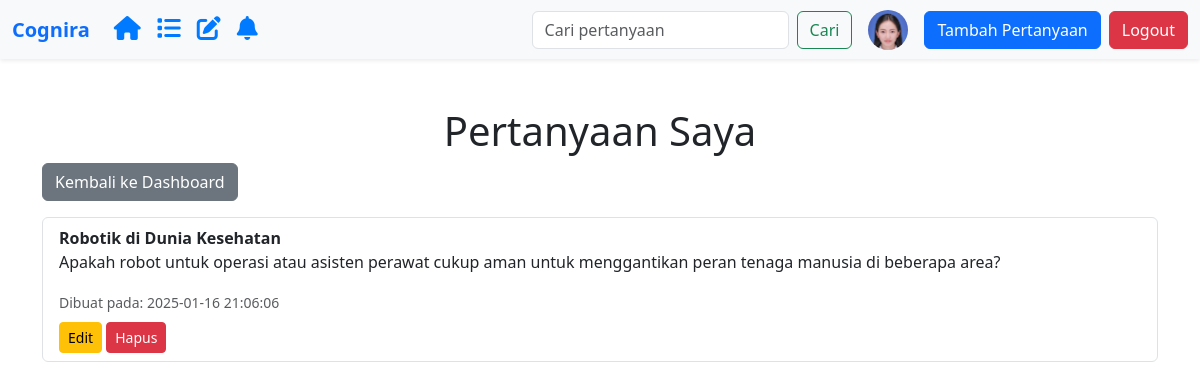
Page /user/my-questions.php (signed in) on the committed database.
### tables this page shows
CREATE TABLE `pengguna_cognira` (
  `pengguna_id` varchar(11) NOT NULL,
  `nama_pengguna` varchar(50) NOT NULL,
  `email` varchar(100) NOT NULL,
  `kata_sandi` varchar(255) NOT NULL,
  `foto` varchar(50) DEFAULT NULL,
  `created_at` datetime NOT NULL,
  `statusblock` tinyint(1) NOT NULL DEFAULT 0,
  `blokir_hingga` datetime DEFAULT NULL
);

CREATE TABLE `questions` (
  `question_id` int(11) NOT NULL,
  `pengguna_id` varchar(11) NOT NULL,
  `title` varchar(150) NOT NULL,
  `content` text NOT NULL,
  `question_created_at` datetime NOT NULL
);

### user/my-questions.php (the view, shortened to what this page needs)
<?php
require_once "../config.php";
require_once "../template/navbar-user.php";
$pengguna_id = $_SESSION["ssLogin"];
$query = "SELECT question_id, title, content, question_created_at FROM questions WHERE pengguna_id = '$pengguna_id'";
$result = $koneksi->query($query);
?>
<!DOCTYPE html>
<html lang="en">
<head>
    <link href="https://cdn.jsdelivr.net/npm/bootstrap@5.3.0/dist/css/bootstrap.min.css" rel="stylesheet">
</head>
<body>
    <div class="container mt-5">
        <h1 class="text-center">Pertanyaan Saya</h1>
        <a href="dashboard-user.php" class="btn btn-secondary mb-3">Kembali ke Dashboard</a>
        <?php if ($result->num_rows > 0): ?>
            <ul class="list-group">
                <?php while ($row = $result->fetch_assoc()): ?>
                    <li class="list-group-item">
                        <strong><?php echo htmlspecialchars($row['title']); ?></strong>
                        <p><?php echo nl2br(htmlspecialchars($row['content'])); ?></p>
                        <small class="text-muted">Dibuat pada: <?php echo $row['question_created_at']; ?></small>
                        <div class="mt-2">
                            <button class="btn btn-warning btn-sm" data-bs-toggle="modal" data-bs-target="#editQuestionModal"
                                data-question-id="<?php echo $row['question_id']; ?>"
                                data-question-title="<?php echo htmlspecialchars($row['title']); ?>"
                                data-question-content="<?php echo htmlspecialchars($row['content']); ?>">
                                Edit
                            </button>
                            <a href="../actions/delete-question.php?id=<?php echo $row['question_id']; ?>"
                               onclick="return confirm('Yakin untuk menghapus pertanyaan ini?');"
                               class="btn btn-danger btn-sm">Hapus</a>
                        </div>
                    </li>
                <?php endwhile; ?>
            </ul>
        <?php else: ?>
            <p class="text-center">Anda belum membuat pertanyaan.</p>
        <?php endif; ?>
    </div>
</body>
</html>

### template/navbar-user.php (shortened to what this page needs)
<?php
require_once "../config.php";
$pengguna_id = $_SESSION['ssLogin'];
$query = $koneksi->prepare("SELECT foto FROM pengguna_cognira WHERE pengguna_id = ?");
$query->bind_param('s', $pengguna_id);
$query->execute();
$result = $query->get_result();
$user = $result->fetch_assoc();
$foto_profil = (!empty($user['foto']) && file_exists("../asset/uploads/" . $user['foto']))
    ? "../asset/uploads/" . htmlspecialchars($user['foto'])
    : "../asset/uploads/default.png";
?>
<!DOCTYPE html>
<html lang="id">
<head>
    <link rel="stylesheet" href="https://cdn.jsdelivr.net/npm/bootstrap@5.3.0/dist/css/bootstrap.min.css">
    <link rel="stylesheet" href="https://cdnjs.cloudflare.com/ajax/libs/font-awesome/6.0.0/css/all.min.css">
</head>
<body>
    <nav class="navbar navbar-expand-lg navbar-light bg-light shadow-sm">
        <div class="container-fluid">
            <a class="navbar-brand fw-bold text-primary" href="../user/dashboard-user.php">Cognira</a>
            <ul class="navbar-nav me-auto mb-2 mb-lg-0">
                <li class="nav-item">
                    <a class="nav-link" href="/app_cognira/user/dashboard-user.php">
                        <i class="fa-solid fa-house"></i>
                    </a>
                </li>
                <li class="nav-item">
                    <a class="nav-link" href="/app_cognira/question/forum.php">
                        <i class="fas fa-list"></i>
                    </a>
                </li>
                <li class="nav-item">
                    <a class="nav-link" href="/app_cognira/question/forum-without-answer.php">
                        <i class="fas fa-pen-to-square"></i>
                    </a>
                </li>
                <li class="nav-item position-relative">
                    <a class="nav-link" href="/app_cognira/user/notifikasi.php">
                        <i class="fas fa-bell"></i>
                    </a>
                </li>
            </ul>
            <form class="d-flex me-3" action="../template/search.php" method="GET">
                <input class="form-control me-2" type="search" name="query" placeholder="Cari pertanyaan" aria-label="Search">
                <button class="btn btn-outline-success" type="submit">Cari</button>
            </form>
            <div class="d-flex align-items-center">
                <a href="../user/profile-user.php">
                    <img src="<?= $foto_profil; ?>" alt="Foto Profil" class="rounded-circle me-3" width="40" height="40">
                </a>
                <a href="../user/add-question.php" class="btn btn-primary me-2">Tambah Pertanyaan</a>
                <a href="../auth/logout.php" class="btn btn-danger" onclick="return confirmLogout();">Logout</a>
            </div>
        </div>
    </nav>
</body>
</html>

### template/navbar-user.php (style rules this page uses)
.nav-link i { color: #007bff; font-size: 1.5rem; transition: color 0.3s ease; position: relative; }

### rows in the picture
pengguna_cognira: foto (picture)
questions: title "Robotik di Dunia Kesehatan", content "Apakah robot untuk operasi atau asisten perawat cukup aman untuk menggantikan peran tenaga manusia di beberapa area?", question_created_at "2025-01-16 21:06:06"
